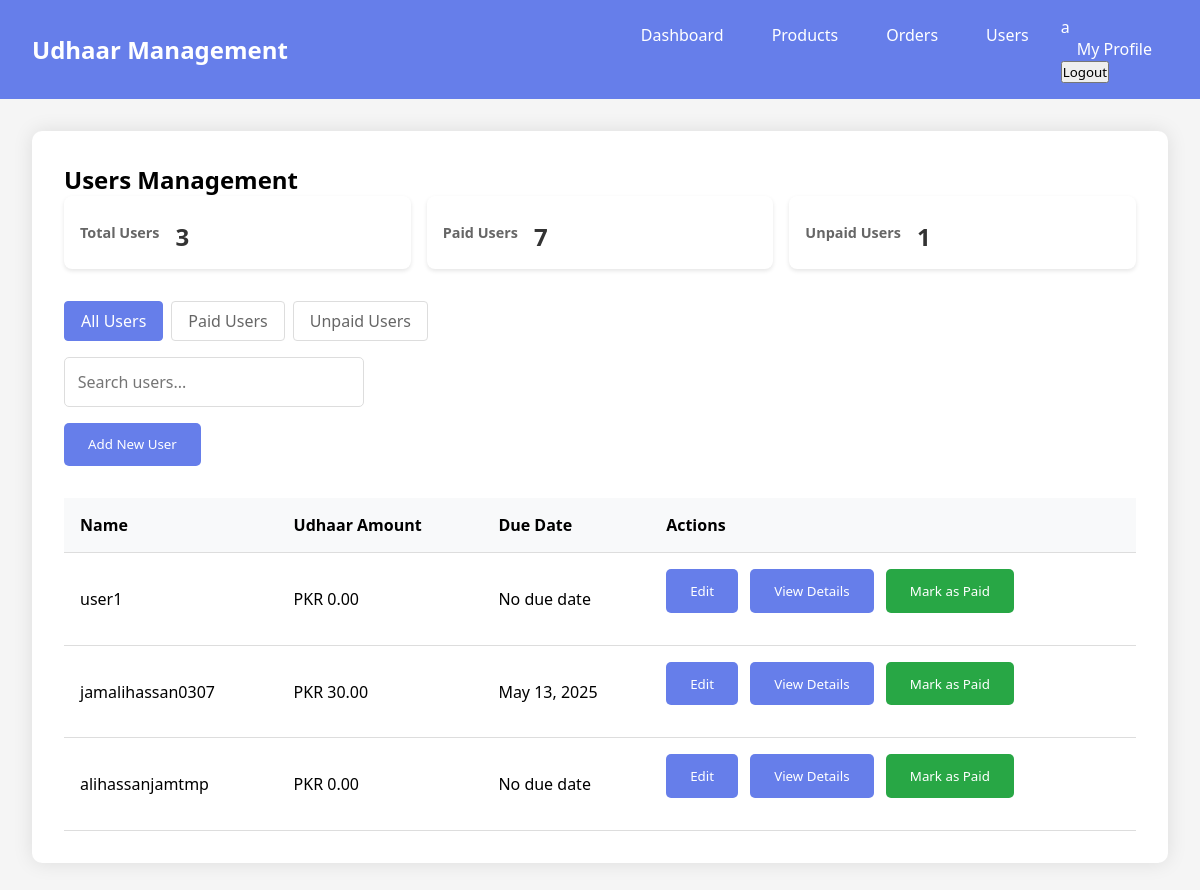
Before: /users/ (signed in) with the older database file.
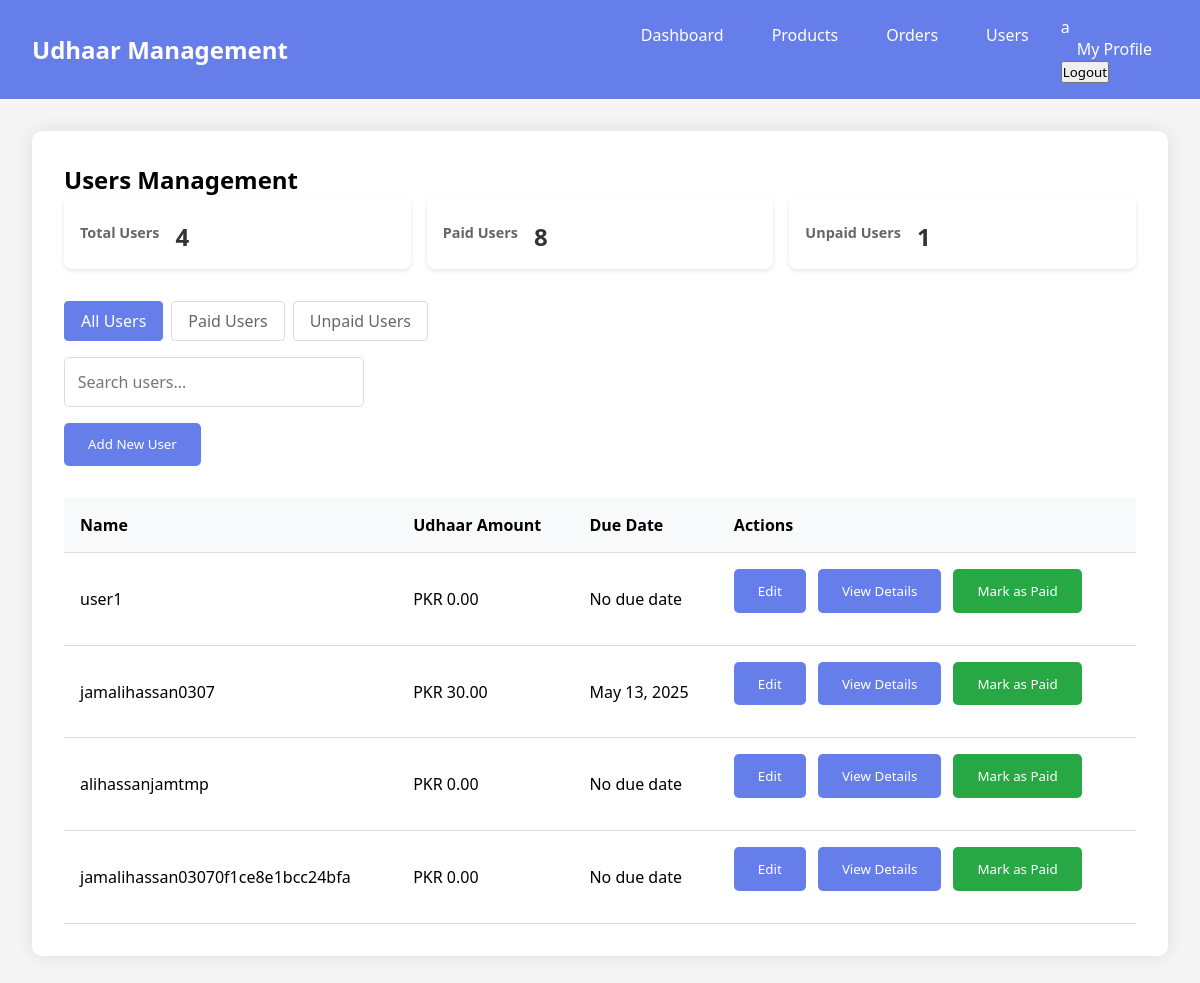
After: the same page with the newer database file.
### myapp/models.py (models this page shows, shortened)
class User(AbstractUser):
    ROLE_CHOICES = (
        ('admin', 'Admin'),
        ('entry_operator', 'Entry Operator'),
        ('accountant', 'Accountant'),
        ('order_manager', 'Order Manager'),
        ('product_manager', 'Product Manager'),
        ('user', 'User'),
    )
    role = models.CharField(max_length=20, choices=ROLE_CHOICES, default='user')
    udhaar = models.DecimalField(max_digits=10, decimal_places=2, default=0.00)
    due_date = models.DateField(null=True, blank=True)
    created_at = models.DateTimeField(auto_now_add=True)
    updated_at = models.DateTimeField(auto_now=True)

### myapp/views.py (the view)
# urls.py: path('users/', views.users, name='users'),
@login_required
def users(request):
    print("Checking user permissions...")
    if not (request.user.role == 'admin' or request.user.role == 'entry_operator'):
        return render(request, 'myapp/permission_denied.html')
    can_add_user = True  # Both admin and entry operators can add users
    can_change_user = request.user.role == 'admin' or request.user.role == 'entry_operator'  # Allow entry operators to modify users
    can_delete_user = request.user.role == 'admin'  # Only admin can delete users
    filter_type = request.GET.get('filter', 'all')
    if filter_type == 'paid':
        users = User.objects.filter(udhaar=0)
    elif filter_type == 'unpaid':
        users = User.objects.filter(udhaar__gt=0)
    else:  # 'all'
        users = User.objects.all()
        users = users.filter(role='user')
    context = {
        'users': users,
        'can_add_user': can_add_user,
        'can_change_user': can_change_user,
        'can_delete_user': can_delete_user,
        'current_filter': filter_type,
        'total_users': users.count(),
        'paid_users': User.objects.filter(udhaar=0).count(),
        'unpaid_users': User.objects.filter(udhaar__gt=0).count(),
    }
    return render(request, 'myapp/users.html', context)

### myapp/templates/myapp/users.html (shortened to what this page needs)
{% extends 'myapp/base.html' %}
{% block content %}
<section id="users" class="section">
  <h2>Users Management</h2>
  <div class="user-stats">
    <div class="stat-card">
      <h3>Total Users</h3>
      <p>{{ total_users }}</p>
    </div>
    <div class="stat-card">
      <h3>Paid Users</h3>
      <p>{{ paid_users }}</p>
    </div>
    <div class="stat-card">
      <h3>Unpaid Users</h3>
      <p>{{ unpaid_users }}</p>
    </div>
  </div>
  <div class="filter-buttons">
    <a href="?filter=all" class="filter-btn {% if current_filter == 'all' %}active{% endif %}">All Users</a>
    <a href="?filter=paid" class="filter-btn {% if current_filter == 'paid' %}active{% endif %}">Paid Users</a>
    <a href="?filter=unpaid" class="filter-btn {% if current_filter == 'unpaid' %}active{% endif %}">Unpaid Users</a>
  </div>
  <div class="search-container">
    <input
      type="text"
      id="userSearch"
      class="search-input"
      placeholder="Search users..."
    />
  </div>
  <button onclick="showAddUserForm()" class="action-btn">Add New User</button>
  <div id="usersList" class="list-container">
    <table>
      <tr>
        <th>Name</th>
        <th>Udhaar Amount</th>
        <th>Due Date</th>
        <th>Actions</th>
      </tr>
      {% for user in users %}
      <tr {% if user.due_date and user.due_date < today %}class="overdue"{% endif %}>
        <td>{{ user.username }}</td>
        <td>PKR {{ user.udhaar }}</td>
        <td>{{ user.due_date|default:"No due date" }}</td>
        <td>
          {% if can_change_user %}
          <button onclick="editUser({{ user.id }})" class="action-btn">Edit</button>
          {% endif %}
          <button onclick="viewUserDetails({{ user.id }})" class="action-btn">View Details</button>
          {% if can_change_user %}
          <button onclick="markAsPaid({{ user.id }})" class="action-btn paid-btn">Mark as Paid</button>
          {% endif %}
        </td>
      </tr>
      {% endfor %}
    </table>
  </div>
</section>
{% endblock %}

### myapp/templates/myapp/base.html (shortened to what this page needs)
{% load static %}
<!DOCTYPE html>
<html lang="en">
  <head>
    <link rel="stylesheet" href="{% static 'myapp/css/styles.css' %}" />
  </head>
  <body>
    {% if user.is_authenticated %}
    <nav class="navbar">
      <div class="logo">Udhaar Management</div>
      <div class="nav-links">
        <a href="{% url 'dashboard' %}" class="nav-btn">Dashboard</a>
        {% if perms.myapp.view_product %}
        <a href="{% url 'products' %}" class="nav-btn">Products</a>
        {% endif %}
        {% if perms.myapp.view_order %}
        <a href="{% url 'orders' %}" class="nav-btn">Orders</a>
        {% endif %}
        {% if perms.myapp.view_user %}
        <a href="{% url 'users' %}" class="nav-btn">Users</a>
        {% endif %}
        <div class="user-menu">
          <span class="username">{{ user.get_full_name|default:user.username }}</span>
          <div class="dropdown-content">
            <a href="{% url 'profile' %}" class="nav-btn">My Profile</a>
            <form method="post" action="{% url 'logout' %}" class="logout-form">
              <button type="submit" class="logout-btn">Logout</button>
            </form>
          </div>
        </div>
      </div>
    </nav>
    {% endif %}
    <div class="container">
      {% block content %}{% endblock %}
    </div>
  </body>
</html>

### myapp/static/myapp/css/styles.css (style rules this page uses)
* { margin: 0; padding: 0; box-sizing: border-box; font-family: "Segoe UI", Tahoma, Geneva, Verdana, sans-serif; }
body { background-color: #f5f5f5; }
.navbar { background: #667eea; padding: 1rem 2rem; display: flex; justify-content: space-between; align-items: center; color: white; }
.logo { font-size: 1.5rem; font-weight: bold; }
.nav-links { display: flex; gap: 1rem; }
.nav-btn { padding: 0.5rem 1rem; border: none; background: transparent; color: white; cursor: pointer; font-size: 1rem; transition: opacity 0.3s ease; position: relative; text-decoration: none; }
.nav-btn::after { content: ""; position: absolute; bottom: 0; left: 50%; transform: translateX(-50%); width: 0; height: 2px; background: white; transition: width 0.3s ease; }
.container { padding: 2rem; max-width: 1200px; margin: 0 auto; }
.section { background: white; padding: 2rem; border-radius: 10px; box-shadow: 0 0 20px rgba(0, 0, 0, 0.1); margin-bottom: 2rem; }
.action-btn { padding: 0.8rem 1.5rem; background: #667eea; color: white; border: none; border-radius: 5px; cursor: pointer; margin-bottom: 1rem; }
.list-container { margin-top: 1rem; }
table { width: 100%; border-collapse: collapse; margin-top: 1rem; }
th, td { padding: 1rem; text-align: left; border-bottom: 1px solid #ddd; }
th { background-color: #f8f9fa; font-weight: 600; }
.action-btn + .action-btn { margin-left: 0.5rem; }
.paid-btn { background-color: #28a745; }
.stat-card { background: white; padding: 1.5rem; border-radius: 10px; box-shadow: 0 2px 10px rgba(0, 0, 0, 0.1); display: flex; align-items: center; gap: 1rem; transition: transform 0.3s ease; }
.search-container { margin-bottom: 1rem; }
.search-input { width: 100%; max-width: 300px; padding: 0.8rem; border: 1px solid #ddd; border-radius: 5px; font-size: 1rem; transition: border-color 0.3s ease; }

### myapp/templates/myapp/users.html (style rules this page uses)
.user-stats { display: flex; justify-content: space-between; margin-bottom: 2rem; gap: 1rem; }
.stat-card { background: white; padding: 1rem; border-radius: 8px; box-shadow: 0 2px 4px rgba(0,0,0,0.1); flex: 1; text-align: center; }
.stat-card h3 { margin: 0; color: #666; font-size: 0.9rem; }
.stat-card p { margin: 0.5rem 0 0; font-size: 1.5rem; font-weight: bold; color: #333; }
.filter-buttons { margin-bottom: 1rem; display: flex; gap: 0.5rem; }
.filter-btn { padding: 0.5rem 1rem; border: 1px solid #ddd; border-radius: 4px; background: white; color: #666; text-decoration: none; transition: all 0.3s ease; }
.filter-btn.active { background: #667eea; color: white; border-color: #667eea; }

Changed rows visible on the page:
added User: username "jamalihassan03070f1ce8e1bcc24bfa", udhaar "0.00", due_date "No due date"
Other visible differences:
{{ total_users }}: "3" → "4"
{{ paid_users }}: "7" → "8"
